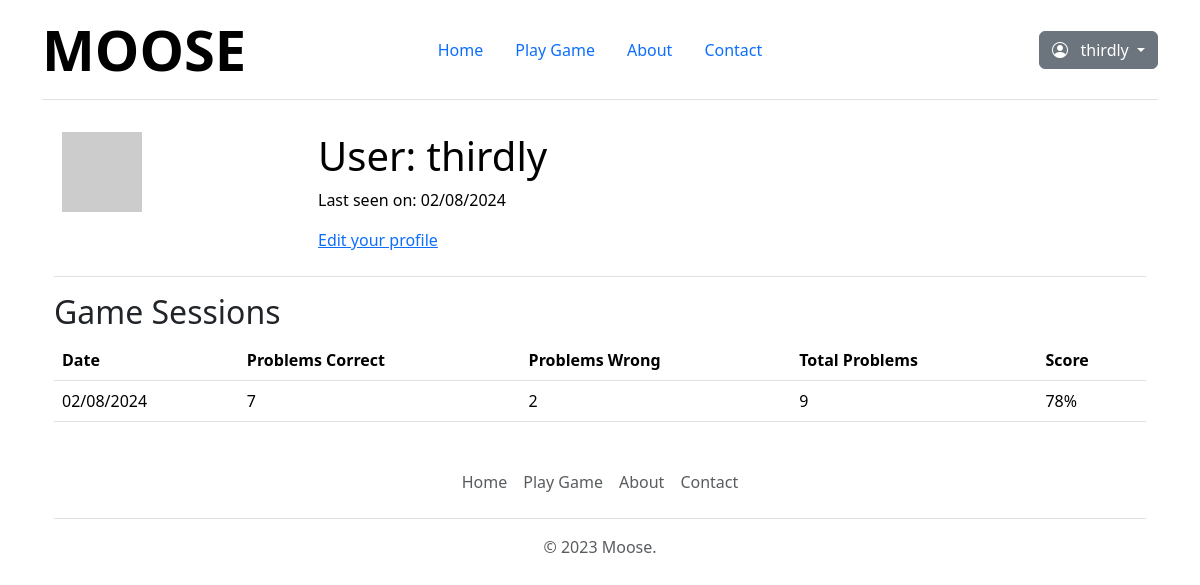
Page /user/thirdly (signed in) on the committed database.
### app/models.py (models this page shows, shortened)
class User(UserMixin, db.Model):
    id: so.Mapped[int] = so.mapped_column(primary_key=True)
    username: so.Mapped[str] = so.mapped_column(
        sa.String(64), index=True, unique=True
    )
    email: so.Mapped[str] = so.mapped_column(
        sa.String(120), index=True, unique=True
    )
    password_hash: so.Mapped[Optional[str]] = so.mapped_column(sa.String(256))
    about_me: so.Mapped[Optional[str]] = so.mapped_column(sa.String(140))
    last_seen: so.Mapped[Optional[datetime]] = so.mapped_column(
        default=lambda: datetime.now(timezone.utc)
    )
    posts: so.WriteOnlyMapped["Post"] = so.relationship(
        back_populates="author"
    )
    def avatar(self, size):
        digest = md5(self.email.lower().encode("utf-8")).hexdigest()
        return f"https://www.gravatar.com/avatar/{digest}?d=identicon&s={size}"
    game_sessions = db.relationship(
        "GameSession", backref="user", lazy="dynamic"
    )

class GameSession(db.Model):
    id = so.mapped_column(sa.Integer, primary_key=True)
    user_id = so.mapped_column(
        sa.Integer, sa.ForeignKey("user.id"), index=True
    )
    session_date = so.mapped_column(
        sa.Date, default=datetime.now(timezone.utc), index=True
    )
    total_problems = so.mapped_column(sa.Integer)
    problems_correct = so.mapped_column(sa.Integer)
    problems_wrong = so.mapped_column(sa.Integer)
    details = so.relationship(
        "GameDetail", back_populates="session", lazy=True
    )

### app/routes.py (the view)
@app.route("/user/<username>")
@login_required
def user(username):
    user = User.query.filter_by(username=username).first_or_404()
    game_sessions = user.game_sessions.order_by(
        GameSession.session_date.desc()
    )
    return render_template("user.html", user=user, game_sessions=game_sessions)

### app/models.py (called while the page is built)
@login.user_loader
def load_user(id):
    return db.session.get(User, int(id))

### app/routes.py (called while the page is built)
@app.before_request
def before_request():
    if current_user.is_authenticated:
        current_user.last_seen = datetime.now(timezone.utc)
        db.session.commit()

### app/templates/user.html (shortened to what this page needs)
{% extends "base.html" %} {% block content %}
<table class="table table-hover">
  <tr>
    <td width="256px"><img src="{{ user.avatar(256) }}" /></td>
    <td>
      <h1>User: {{ user.username }}</h1>
       {% if user.last_seen %}
      <p>Last seen on: {{ user.last_seen.strftime('%m/%d/%Y') }}</p>
      {% endif %} {% if user == current_user %}
      <p><a href="{{ url_for('edit_profile') }}">Edit your profile</a></p>
      {% endif %}
    </td>
  </tr>
</table>
<h2>Game Sessions</h2>
{% if user.game_sessions %}
<table class="table">
  <thead>
    <tr>
      <th>Date</th>
      <th>Problems Correct</th>
      <th>Problems Wrong</th>
      <th>Total Problems</th>
      <th>Score</th>
    </tr>
  </thead>
  <tbody>
    {% for session in user.game_sessions %}
    <tr>
      <td>{{ session.session_date.strftime('%m/%d/%Y') }}</td>
      <td>{{ session.problems_correct }}</td>
      <td>{{ session.problems_wrong }}</td>
      <td>{{ session.total_problems }}</td>
      <td>
        {{ ((session.problems_correct / session.total_problems) * 100)
        |round|int }}%
      </td>
    </tr>
    {% endfor %}
  </tbody>
</table>
{% else %}
<p>No game sessions found.</p>
{% endif %} {% endblock %}

### app/templates/base.html (shortened to what this page needs)
<!DOCTYPE html>
<html>
  <head>
    <link href="/static/dist/css/bootstrap.min.css" rel="stylesheet" />
    <link
      rel="stylesheet"
      href="https://cdn.jsdelivr.net/npm/bootstrap-icons@1.11.3/font/bootstrap-icons.min.css"
    />
    <link
      rel="stylesheet"
      href="{{ url_for('static', filename='css/style.css') }}"
    />
    <link href="/static/css/headers.css" rel="stylesheet" />
  </head>
  <body>
    <div class="container">
      <nav
        class="d-flex flex-wrap align-items-center justify-content-center justify-content-md-between py-3 mb-4 border-bottom"
      >
        <div class="col-md-3 mb-2 mb-md-0">
          <a
            href="/"
            class="d-inline-flex link-body-emphasis text-decoration-none"
          >
            <span class="display-4 fw-bold">MOOSE</span>
          </a>
        </div>
        <ul
          class="nav nav-pills col-12 col-md-auto mb-2 justify-content-center mb-md-0"
        >
          <li>
            <a
              href="{{ url_for('index') }}"
              class="nav-link{% if request.path == url_for('index') %} active{% endif %}"
              aria-current="page"
              >Home</a
            >
          </li>
          <li>
            <a
              href="{{ url_for('game') }}"
              class="nav-link{% if request.path == url_for('game') %} active{% endif %}"
              aria-current="page"
              >Play Game</a
            >
          </li>
          <li>
            <a
              href="{{ url_for('about') }}"
              class="nav-link{% if request.path == url_for('about') %} active{% endif %}"
              aria-current="page"
              >About</a
            >
          </li>
          <li>
            <a
              href="{{ url_for('contact') }}"
              class="nav-link{% if request.path == url_for('contact') %} active{% endif %}"
              aria-current="page"
              >Contact</a
            >
          </li>
        </ul>
        <div class="col-md-3 text-end">
          {% if current_user.is_anonymous %}
          <ul
            class="nav nav-pills col-12 col-md-auto mb-2 justify-content-end mb-md-0"
          >
            <li>
              <a
                href="{{ url_for('login') }}"
                class="nav-link{% if request.path == url_for('login') %} active{% endif %}"
                aria-current="page"
                >Login</a
              >
            </li>
            <li>
              <a
                href="{{ url_for('register') }}"
                class="nav-link{% if request.path == url_for('register') %} active{% endif %}"
                aria-current="page"
                >Register</a
              >
            </li>
          </ul>
          {% else %}
          <div class="dropdown">
            <a
              class="btn btn-secondary dropdown-toggle"
              href="#"
              role="button"
              id="dropdownMenuLink"
              data-bs-toggle="dropdown"
              aria-expanded="false"
            >
              <i class="bi bi-person-circle"></i> &nbsp; {{
              current_user.username }}
            </a>
          </div>
          {% endif %}
        </div>
      </nav>
      <main class="container">{% block content %}{% endblock %}</main>
      <div class="container">
        <footer class="py-3 my-4">
          <ul class="nav justify-content-center border-bottom pb-3 mb-3">
            <li class="nav-item">
              <a
                href="{{ url_for('index') }}"
                class="nav-link px-2 text-body-secondary"
                >Home</a
              >
            </li>
            <li class="nav-item">
              <a
                href="{{ url_for('game') }}"
                class="nav-link px-2 text-body-secondary"
                >Play Game</a
              >
            </li>
            <li class="nav-item">
              <a
                href="{{ url_for('about') }}"
                class="nav-link px-2 text-body-secondary"
                >About</a
              >
            </li>
            <li class="nav-item">
              <a
                href="{{ url_for('contact') }}"
                class="nav-link px-2 text-body-secondary"
                >Contact</a
              >
            </li>
          </ul>
          <p class="text-center text-body-secondary">&copy; 2023 Moose.</p>
        </footer>
      </div>
    </div>
  </body>
</html>

### rows in the picture
User: username "thirdly", last_seen "02/08/2024"
GameSession: session_date "02/08/2024", problems_correct "7", problems_wrong "2", total_problems "9", problems_correct+total_problems "78"
